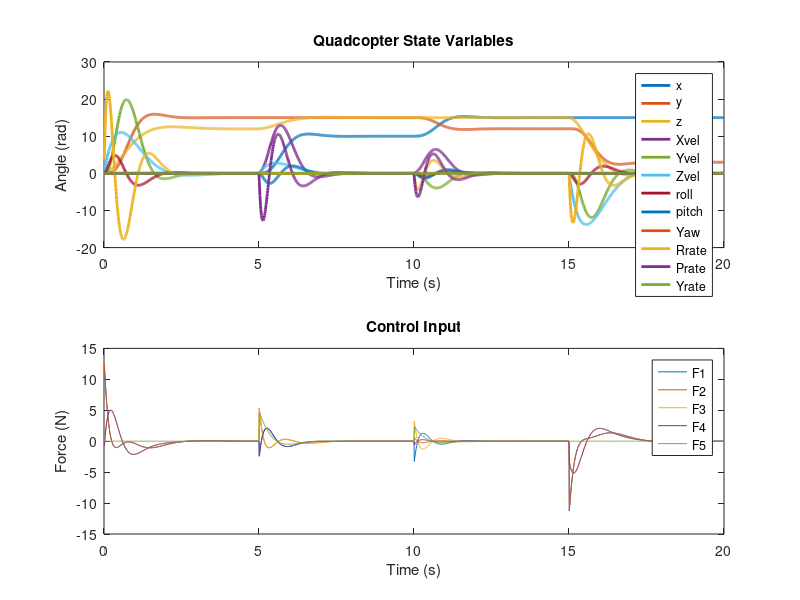

The MATLAB source for this figure: (Note: this script raises an error after producing the figure.)
% Define constants
m = 0.5;    % mass of the quadcopter (kg)
g = 9.81;   % acceleration due to gravity (m/s^2)
r1 = 0.25;
r2 = 0.25;
lx = 0.0196;   % distance from the center of mass to each motor (m)
ly = 0.0196;
lz = 0.0264;
c = 0.1;


% State-space representation
A = [0 0 0 1 0 0 0 0 0 0 0 0;
     0 0 0 0 1 0 0 0 0 0 0 0;
     0 0 0 0 0 1 0 0 0 0 0 0;
     0 0 0 0 0 0 0 -g 0 0 0 0;
     0 0 0 0 0 0 g 0 0 0 0 0;
     0 0 0 0 0 0 0 0 0 0 0 0;
     0 0 0 0 0 0 0 0 0 1 0 0;
     0 0 0 0 0 0 0 0 0 0 1 0;
     0 0 0 0 0 0 0 0 0 0 0 1;
     0 0 0 0 0 0 0 0 0 0 0 0;
     0 0 0 0 0 0 0 0 0 0 0 0;
     0 0 0 0 0 0 0 0 0 0 0 0;];

B = [0 0 0 0 0 ;
     0 0 0 0 0 ;
     0 0 0 0 0 ;
     0 0 0 0 1/m;
     0 0 0 0 0 ;
     1/m 1/m 1/m 1/m 0 ;
     0 0 0 0 0 ;
     0 0 0 0 0 ;
     0 0 0 0 0 ;
     r1/lx r1/lx -r1/lx -r1/lx 0 ;
     r1/ly -r1/ly -r1/ly r1/ly 0 ;
     r2/lz -r2/lz r2/lz -r2/lz 0 ;];
         

C = [1 0 0 0 0 0 0 0 0 0 0 0;
     0 0 1 0 0 0 0 0 0 0 0 0;
     0 0 0 0 1 0 0 0 0 0 0 0;
     0 0 0 0 0 0 1 0 0 0 0 0;
     0 0 0 0 0 0 0 0 1 0 0 0;];
D = zeros(5,5);


% Create state-space system
sys = ss(A, B, C, D);

% LQR design
Q = diag([1, 1, 1, 0, 0, 0, 1, 1, 1, 0, 0, 0]);   % state weights
R = diag([1, 1, 1, 1, 1]);
K = lqr(sys, Q, R);

% Simulation
tspan = 0:0.01:5;        % simulation time span
x0 = [0; 0; 0; 0; 0; 0; 0; 0; 0; 0; 0; 0];       % initial state
xv1 = [0; 15; 12; 0; 0; 0; 0; 0; 0; 0; 0; 0];       % Desired state
xv2 = [10; 15; 15; 0; 0; 0; 0; 0; 0; 0; 0; 0];       % Desired state
xv3 = [15; 12; 15; 0; 0; 0; 0; 0; 0; 0; 0; 0];       % Desired state
xv4 = [15; 3; 0; 0; 0; 0; 0; 0; 0; 0; 0; 0];       % Desired state
u1 = zeros(5, length(tspan));
x1 = zeros(12, length(tspan));
u2 = zeros(5, length(tspan));
x2 = zeros(12, length(tspan));
u3 = zeros(5, length(tspan));
x3 = zeros(12, length(tspan));
u4 = zeros(5, length(tspan));
x4 = zeros(12, length(tspan));

% Apply LQR control
for k = 1:length(tspan)-1
    u1(:, k) = -K * x0 + K * xv1;
    xdot = A * x0 + B * u1(:, k);
    x0 = x0 + 0.01 * xdot; % 0.01 is the time step
    x1(:, k+1) = x0;
end
for k = 1:length(tspan)-1
    u2(:, k) = -K * xv1 + K * xv2;
    xdot = A * xv1 + B * u2(:, k);
    xv1 = xv1 + 0.01 * xdot; % 0.01 is the time step
    x2(:, k+1) = xv1;
end
for k = 1:length(tspan)-1
    u3(:, k) = -K * xv2 + K * xv3;
    xdot = A * xv2 + B * u3(:, k);
    xv2 = xv2 + 0.01 * xdot; % 0.01 is the time step
    x3(:, k+1) = xv2;
end
for k = 1:length(tspan)-1
    u4(:, k) = -K * xv3 + K * xv4;
    xdot = A * xv3 + B * u4(:, k);
    xv3 = xv3 + 0.01 * xdot; % 0.01 is the time step
    x4(:, k+1) = xv3;
end
tspan = .01:0.01:20;        % simulation time span
length(tspan)
length(x1)

x1(:,1) = [];
x2(:,1) = [];
x3(:,1) = [];
x4(:,1) = [];
u1(:,1) = [];
u2(:,1) = [];
u3(:,1) = [];
u4(:,1) = [];
length(x1)


% Plot results
figure;
subplot(2, 1, 1);
plot(tspan, [x1,x2,x3,x4], 'LineWidth',2);

title('Quadcopter State Variables');
legend('x', 'y', 'z', 'Xvel', 'Yvel', 'Zvel', 'roll', 'pitch', 'Yaw', 'Rrate', 'Prate', 'Yrate');
xlabel('Time (s)');
ylabel('Angle (rad)');

subplot(2, 1, 2);
plot(tspan, [u1,u2,u3,u4]);

title('Control Input');
legend('F1', 'F2', 'F3', 'F4', 'F5');
xlabel('Time (s)');
ylabel('Force (N)');
writematrix([[x1,x2,x3,x4]; [u1,u2,u3,u4]; tspan]', 'combined_matrix_VTOL5m.csv');
